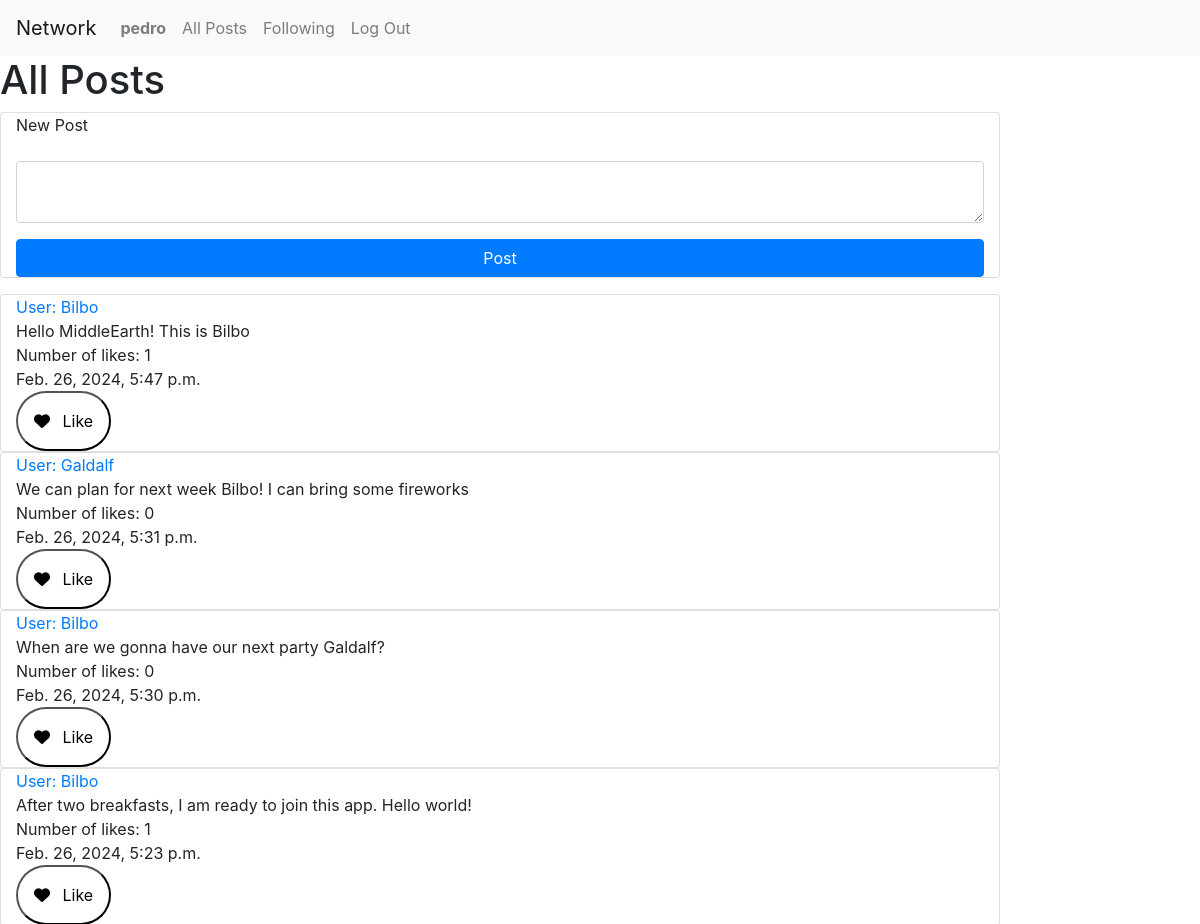
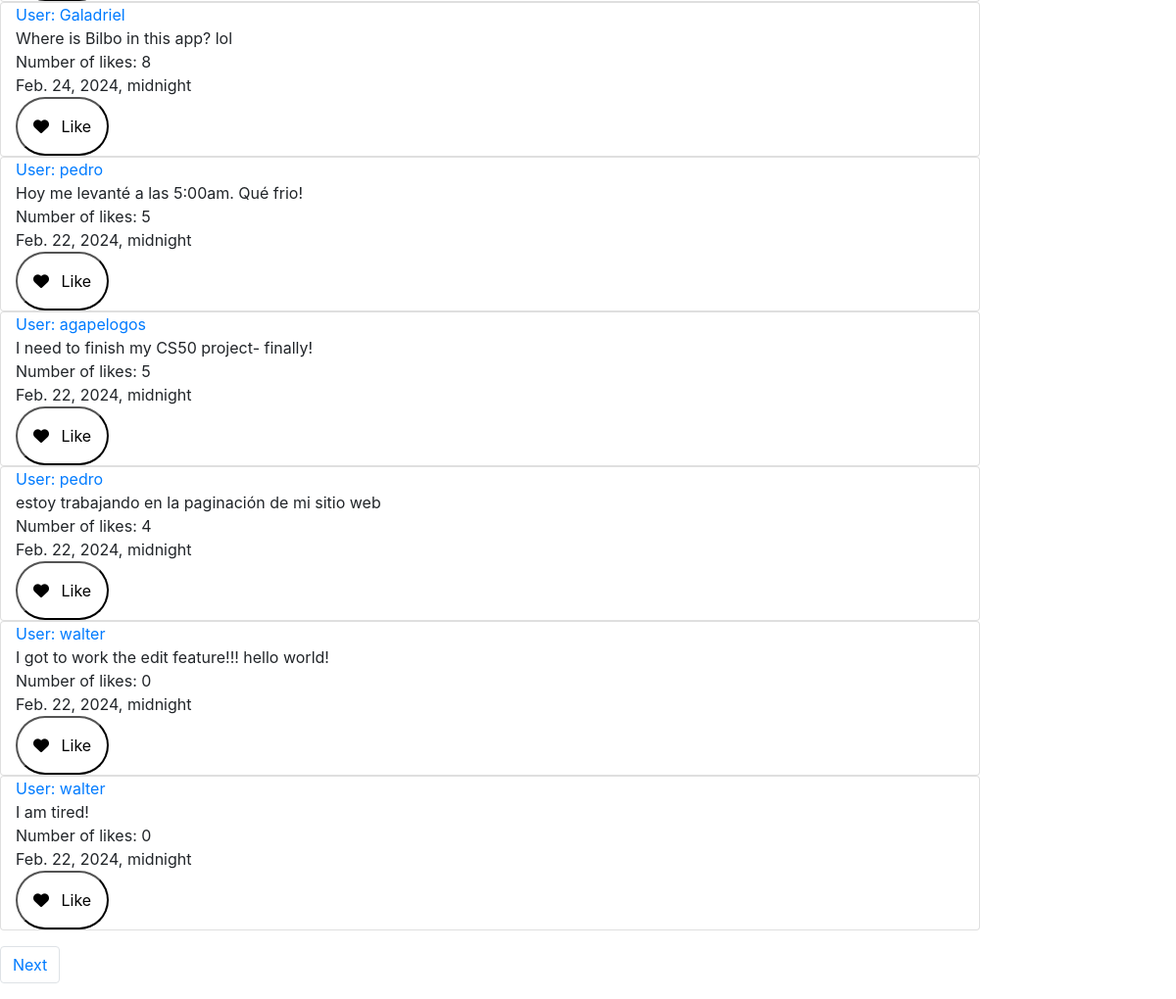
The app's page / (signed in) with its own data (2 pictures, top to bottom).
### network/models.py (models this page shows, shortened)
class User(AbstractUser):
    pass
    def __str__(self):
        return self.username

class Post(models.Model):
    user = models.ForeignKey(User, on_delete=models.CASCADE, blank=True, null=True, related_name="poster")
    post = models.CharField(max_length=64)
    date = models.DateTimeField()
    likes = models.IntegerField(default=0)
    liked = models.BooleanField(default=False)

### network/views.py (the view)
# urls.py: path("", views.index, name="index"),
def index(request):
    if request.user.is_authenticated:
        posts = Post.objects.all().order_by("-date")
        paginator = Paginator(posts, 10) #show 2 posts per page
        page_number = request.GET.get('page')
        page_obj = paginator.get_page(page_number)
        return render(request, "network/index.html", {
            "page_obj": page_obj,
        })
    else:
        return render(request, "network/index.html")

### network/templates/network/index.html (shortened to what this page needs)
{% extends "network/layout.html" %}
{% block body %}
{% if user.is_authenticated %}
    <h1> All Posts</h1>
    <div>
        <form action="{% url 'new_post' %}" method="post">
            <div class="mb-3 card col-10">
                <div class="mb-3">
                    <label for="post" class="form-label">New Post</label>
                </div>
                <div class="mb-3">
                    <textarea class="form-control" name="text-compose" rows="2"></textarea>
                </div>
                <input class="btn btn-primary" type="submit" value="Post">
            </div>
        </form>
        <div class="mb-3">
            {% for post in page_obj %}
            <div class="card col-10">
                <div><a id="users" class="" href="{% url 'profile' user_id=post.user.id %}"> User: {{ post.user }}</a></div>
                <div id="contentIndexPost">{{ post.post }}</div>
                <div id="countLike_{{post.id}}" class="color">Number of likes: {{post.likes}}</div>
                <div>{{ post.date }}</div>
                <div id="likeButton_{{post.id}}">
                    <button class="button button-like" onclick="likePost({{post.id}})">
                        <i class="fa fa-heart"></i>
                        <span>Like</span>
                    </button>
                </div>
            </div>
            {% endfor %}
        </div>
    </div>
    <div>
        <nav aria-label="Page navigation example">
            <ul class="pagination">
                {% if page_obj.has_next %}
                <li class="page-item"><a class="page-link" href="?page={{ page_obj.next_page_number }}">Next</a></li>
                {% endif %}
            </ul>
          </nav>
    </div>
{% else %}
<div class="mb-3">
    <h1>Log in or register to be able to see posts and post!</h1>
</div>
{% endif %}
{% endblock %}

### network/templates/network/layout.html (shortened to what this page needs)
{% load static %}
<!DOCTYPE html>
<html lang="en">
    <head>
        <link rel="stylesheet" href="https://stackpath.bootstrapcdn.com/bootstrap/4.4.1/css/bootstrap.min.css">
        <link href="{% static 'network/styles.css' %}" rel="stylesheet">
    </head>
    <body>
        <nav class="navbar navbar-expand-lg navbar-light bg-light">
            <a class="navbar-brand" href="#">Network</a>
            <div>
              <ul class="navbar-nav mr-auto">
                {% if user.is_authenticated %}
                    <li class="nav-item">
                        <a id="profile" class="nav-link" href="{% url 'profile' user_id=user.id %}"><strong>{{ user.username }}</strong></a>
                    </li>
                {% endif %}
                <li class="nav-item">
                  <a class="nav-link" href="{% url 'index' %}">All Posts</a>
                </li>
                {% if user.is_authenticated %}
                    <li class="nav-item">
                        <a class="nav-link" href="{% url 'following' %}">Following</a>
                    </li>
                    <li class="nav-item">
                        <a class="nav-link" href="{% url 'logout' %}">Log Out</a>
                    </li>
                {% endif %}
              </ul>
            </div>
          </nav>
        <div class="body">
            {% block body %}
            {% endblock %}
        </div>
    </body>
</html>

### records on screen
User: username "pedro"
Post: user "Bilbo", post "Hello MiddleEarth! This is Bilbo", likes "1", date "Feb. 26, 2024, 5:47 p.m."
Post: user "Galdalf", post "We can plan for next week Bilbo! I can bring some fireworks", likes "0", date "Feb. 26, 2024, 5:31 p.m."
Post: user "Bilbo", post "When are we gonna have our next party Galdalf?", likes "0", date "Feb. 26, 2024, 5:30 p.m."
Post: user "Bilbo", post "After two breakfasts, I am ready to join this app. Hello world!", likes "1", date "Feb. 26, 2024, 5:23 p.m."
Post: user "Galadriel", post "Where is Bilbo in this app? lol", likes "8", date "Feb. 24, 2024, midnight"
Post: user "pedro", post "Hoy me levanté a las 5:00am. Qué frio!", likes "5", date "Feb. 22, 2024, midnight"
Post: user "agapelogos", post "I need to finish my CS50 project- finally!", likes "5", date "Feb. 22, 2024, midnight"
Post: user "pedro", post "estoy trabajando en la paginación de mi sitio web", likes "4", date "Feb. 22, 2024, midnight"
Post: user "walter", post "I got to work the edit feature!!! hello world!", likes "0", date "Feb. 22, 2024, midnight"
Post: user "walter", post "I am tired!", likes "0", date "Feb. 22, 2024, midnight"
